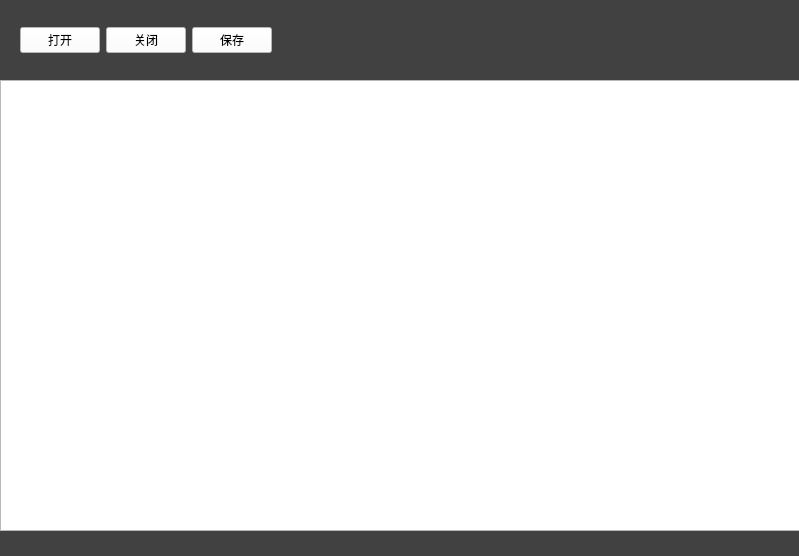
<?xml version="1.0" encoding="UTF-8"?>
<ui version="4.0">
 <class>NotaBook</class>
 <widget class="QWidget" name="NotaBook">
  <property name="geometry">
   <rect>
    <x>0</x>
    <y>0</y>
    <width>799</width>
    <height>556</height>
   </rect>
  </property>
  <property name="windowTitle">
   <string>记事本</string>
  </property>
  <property name="windowIcon">
   <iconset resource="res.qrc">
    <normaloff>:/new/prefix1/img/GLnEaTTqTN.jpg</normaloff>:/new/prefix1/img/GLnEaTTqTN.jpg</iconset>
  </property>
  <widget class="QWidget" name="layoutWidget">
   <property name="geometry">
    <rect>
     <x>0</x>
     <y>0</y>
     <width>801</width>
     <height>591</height>
    </rect>
   </property>
   <layout class="QVBoxLayout" name="verticalLayout">
    <property name="spacing">
     <number>0</number>
    </property>
    <item>
     <widget class="QWidget" name="wButtons" native="true">
      <property name="minimumSize">
       <size>
        <width>0</width>
        <height>80</height>
       </size>
      </property>
      <property name="styleSheet">
       <string notr="true">background-color: rgb(65, 65, 65);</string>
      </property>
      <widget class="QWidget" name="layoutWidget">
       <property name="geometry">
        <rect>
         <x>20</x>
         <y>10</y>
         <width>781</width>
         <height>61</height>
        </rect>
       </property>
       <layout class="QHBoxLayout" name="Buttons">
        <item>
         <widget class="QPushButton" name="btnOpen">
          <property name="styleSheet">
           <string notr="true">background-color: rgb(255, 255, 255);</string>
          </property>
          <property name="text">
           <string>打开</string>
          </property>
         </widget>
        </item>
        <item>
         <widget class="QPushButton" name="btnClose">
          <property name="styleSheet">
           <string notr="true">background-color: rgb(255, 255, 255);</string>
          </property>
          <property name="text">
           <string>关闭</string>
          </property>
         </widget>
        </item>
        <item>
         <widget class="QPushButton" name="btnSave">
          <property name="styleSheet">
           <string notr="true">background-color: rgb(255, 255, 255);</string>
          </property>
          <property name="text">
           <string>保存</string>
          </property>
         </widget>
        </item>
        <item>
         <spacer name="horizontalSpacer">
          <property name="orientation">
           <enum>Qt::Orientation::Horizontal</enum>
          </property>
          <property name="sizeHint" stdset="0">
           <size>
            <width>40</width>
            <height>20</height>
           </size>
          </property>
         </spacer>
        </item>
       </layout>
      </widget>
     </widget>
    </item>
    <item>
     <widget class="QTextEdit" name="textEdit">
      <property name="styleSheet">
       <string notr="true">background-image: url(:/new/prefix1/img/1.png);</string>
      </property>
     </widget>
    </item>
    <item>
     <widget class="QWidget" name="Bottom" native="true">
      <property name="minimumSize">
       <size>
        <width>0</width>
        <height>60</height>
       </size>
      </property>
      <property name="styleSheet">
       <string notr="true">background-color: rgb(65, 65, 65);</string>
      </property>
      <widget class="QWidget" name="layoutWidget">
       <property name="geometry">
        <rect>
         <x>20</x>
         <y>10</y>
         <width>761</width>
         <height>41</height>
        </rect>
       </property>
       <layout class="QHBoxLayout" name="horizontalLayout">
        <item>
         <spacer name="horizontalSpacer_2">
          <property name="orientation">
           <enum>Qt::Orientation::Horizontal</enum>
          </property>
          <property name="sizeHint" stdset="0">
           <size>
            <width>40</width>
            <height>20</height>
           </size>
          </property>
         </spacer>
        </item>
        <item>
         <widget class="QLabel" name="label_2">
          <property name="text">
           <string>第1行第1列</string>
          </property>
         </widget>
        </item>
        <item>
         <widget class="QLabel" name="label">
          <property name="text">
           <string>UTF-8</string>
          </property>
         </widget>
        </item>
        <item>
         <spacer name="horizontalSpacer_3">
          <property name="orientation">
           <enum>Qt::Orientation::Horizontal</enum>
          </property>
          <property name="sizeType">
           <enum>QSizePolicy::Policy::Fixed</enum>
          </property>
          <property name="sizeHint" stdset="0">
           <size>
            <width>20</width>
            <height>0</height>
           </size>
          </property>
         </spacer>
        </item>
       </layout>
      </widget>
     </widget>
    </item>
   </layout>
  </widget>
 </widget>
 <resources>
  <include location="res.qrc"/>
 </resources>
 <connections/>
</ui>
